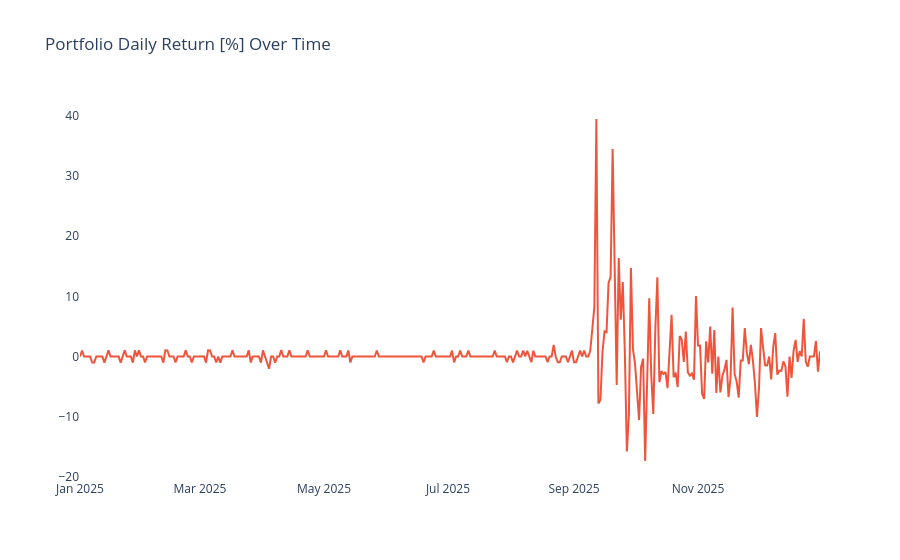

This figure's notebook cell:
### Code cell
# H.6 Let's calculate the portfolio daily return by taking the percentage change of the total portfolio value over time, and then plot it to see the volatility of the portfolio.
portfolio_df["Portfolio Daily Return [%]"] = portfolio_df["Portfolio Value [$]"].pct_change(1).fillna(0) * 100
plot_finance_data(portfolio_df[["Portfolio Daily Return [%]"]], "Portfolio Daily Return [%] Over Time", output_folder)

### Figure 1 — Plotly figure (JSON) as saved in the notebook; plotly's stock layout.template omitted (floating-point values rounded to 4 significant figures; data arrays with more than 128 entries replaced by an {"elided": "..."} marker saying what was removed)
{"data": [{"hovertemplate": "<extra></extra>", "legendgroup": "", "line": {"color": "#636efa", "dash": "solid", "width": 2}, "marker": {"symbol": "circle"}, "mode": "lines", "name": "", "orientation": "v", "showlegend": false, "type": "scatter", "xaxis": "x", "yaxis": "y"}, {"line": {"width": 2}, "name": "Portfolio Daily Return [%]", "type": "scatter", "x": {"elided": "365 str values"}, "y": {"elided": "365 float values"}}], "layout": {"legend": {"tracegroupgap": 0}, "plot_bgcolor": "white", "title": {"text": "Portfolio Daily Return [%] Over Time"}, "xaxis": {"anchor": "y", "domain": [0, 1]}, "yaxis": {"anchor": "x", "domain": [0, 1]}}}
